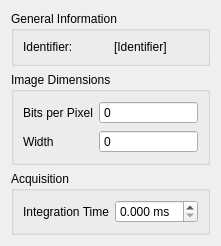
<?xml version="1.0" encoding="UTF-8"?>
<ui version="4.0">
 <class>DockWidgetThorlabsCCS</class>
 <widget class="QWidget" name="DockWidgetThorlabsCCS">
  <property name="geometry">
   <rect>
    <x>0</x>
    <y>0</y>
    <width>204</width>
    <height>214</height>
   </rect>
  </property>
  <property name="windowTitle">
   <string>Form</string>
  </property>
  <layout class="QVBoxLayout" name="verticalLayout_2">
   <item>
    <widget class="QGroupBox" name="groupBox">
     <property name="title">
      <string>General Information</string>
     </property>
     <layout class="QHBoxLayout" name="horizontalLayout">
      <item>
       <widget class="QLabel" name="label_2">
        <property name="text">
         <string>Identifier:</string>
        </property>
       </widget>
      </item>
      <item>
       <widget class="QLabel" name="lblIdentifier">
        <property name="text">
         <string>[Identifier]</string>
        </property>
       </widget>
      </item>
     </layout>
    </widget>
   </item>
   <item>
    <widget class="QGroupBox" name="groupBox_3">
     <property name="title">
      <string>Image Dimensions</string>
     </property>
     <layout class="QFormLayout" name="formLayout">
      <item row="0" column="0">
       <widget class="QLabel" name="label_3">
        <property name="text">
         <string>Bits per Pixel</string>
        </property>
       </widget>
      </item>
      <item row="0" column="1">
       <widget class="QSpinBox" name="spinBpp">
        <property name="enabled">
         <bool>true</bool>
        </property>
        <property name="readOnly">
         <bool>true</bool>
        </property>
        <property name="buttonSymbols">
         <enum>QAbstractSpinBox::NoButtons</enum>
        </property>
        <property name="maximum">
         <number>64</number>
        </property>
       </widget>
      </item>
      <item row="1" column="0">
       <widget class="QLabel" name="label_4">
        <property name="text">
         <string>Width</string>
        </property>
       </widget>
      </item>
      <item row="1" column="1">
       <widget class="QSpinBox" name="spinWidth">
        <property name="readOnly">
         <bool>true</bool>
        </property>
        <property name="buttonSymbols">
         <enum>QAbstractSpinBox::NoButtons</enum>
        </property>
        <property name="maximum">
         <number>6000</number>
        </property>
       </widget>
      </item>
     </layout>
    </widget>
   </item>
   <item>
    <widget class="QGroupBox" name="groupBox_2">
     <property name="title">
      <string>Acquisition</string>
     </property>
     <layout class="QHBoxLayout" name="horizontalLayout_2">
      <item>
       <widget class="QLabel" name="label">
        <property name="text">
         <string>Integration Time</string>
        </property>
       </widget>
      </item>
      <item>
       <widget class="QDoubleSpinBox" name="spinIntegrationTime">
        <property name="suffix">
         <string> ms</string>
        </property>
        <property name="decimals">
         <number>3</number>
        </property>
       </widget>
      </item>
     </layout>
    </widget>
   </item>
   <item>
    <spacer name="verticalSpacer">
     <property name="orientation">
      <enum>Qt::Vertical</enum>
     </property>
     <property name="sizeHint" stdset="0">
      <size>
       <width>20</width>
       <height>40</height>
      </size>
     </property>
    </spacer>
   </item>
  </layout>
 </widget>
 <resources/>
 <connections/>
</ui>
